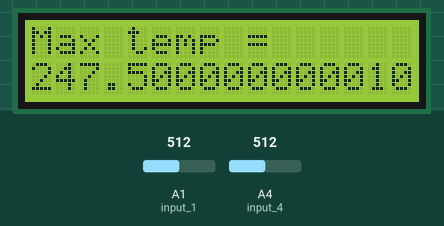
Simulated run of this sketch. Board: Arduino Uno, built with avr-gcc and run on an emulated ATmega328P. On the bench: 16×2 character LCD. Inputs (shaded band) come from the test bench; at power-on: A1 (input_1) = 512, A4 (input_4) = 512.

Above: at 1.2 s.
1.3 s: A1 (input_1) set to 716
At 2.6 s:
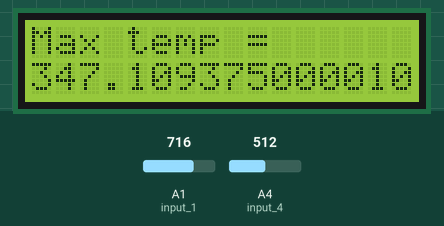
3.5 s: A4 (input_4) set to 900
At 4.5 s:
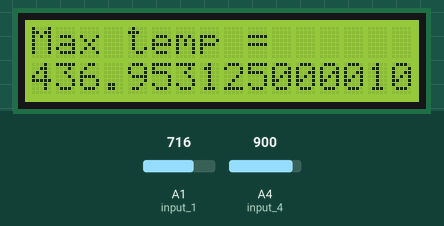
5.5 s: A4 (input_4) set to 1023
At 6.5 s:
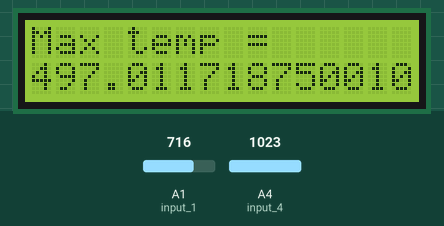
Timing chart, 0 to 8.5 s (numbered marks = the images above; inputs shaded):
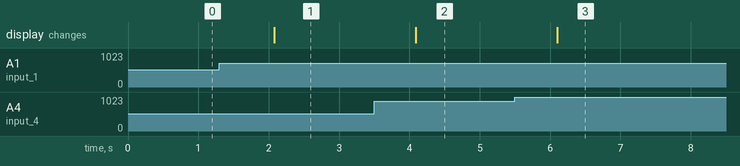

Measured:
- after the input at 1.3 s, the display: changes after 0.78 s (image 1)
- after the input at 3.5 s, the display: changes after 0.59 s (image 2)
- after the input at 5.5 s, the display: changes after 0.60 s (image 3)

The sketch:

code_temp.ino
```cpp
#include <LiquidCrystal.h>
LiquidCrystal lcd(12, 11, 5, 4, 3, 2);
const byte degreeSymbol = "B11011111" ;


int input_1 =A1;
int input_4=A4;
int reading_1;
int reading_4;
float tem_1 ;
float tem_4 ;

float max_tem =0 ;

void setup() {
  lcd.begin(16,2);
 pinMode (input_1 , INPUT);

 pinMode (input_4 , INPUT);


}

void loop() {
  reading_1 = analogRead(input_1);
  reading_4 = analogRead(input_4);
  tem_1=(reading_1 *(5.0/1024)*100) -2.5 ;
  tem_4=(reading_4 *(5.0/1024)*100) -2.5 ;
  if (tem_1 > tem_4)
  { max_tem = tem_1 ; }
  else
  { max_tem= tem_4 ; }


   lcd.setCursor(0,0);
   lcd.print("Max temp =");
   lcd.setCursor(0,1);
   lcd.print(max_tem,DEC);
   lcd.print(degreeSymbol);
   lcd.print("c");
   delay(1000);


}
```
